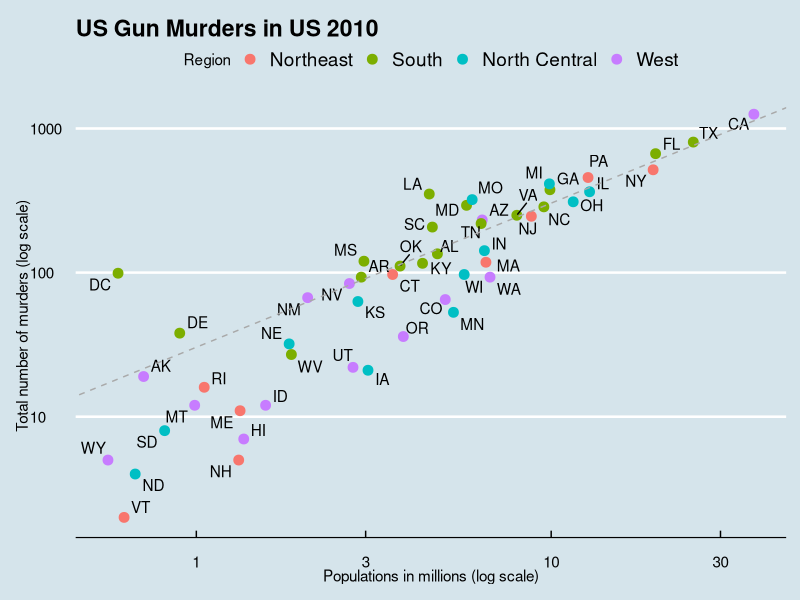
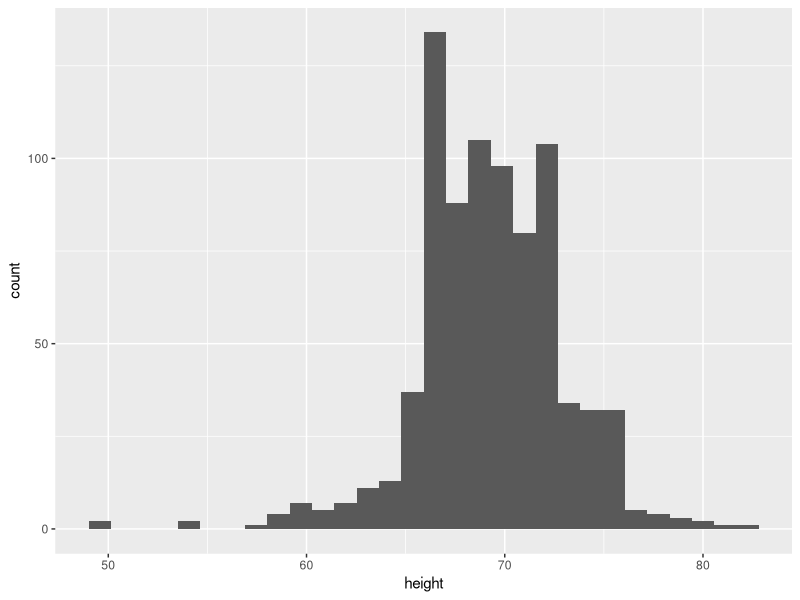
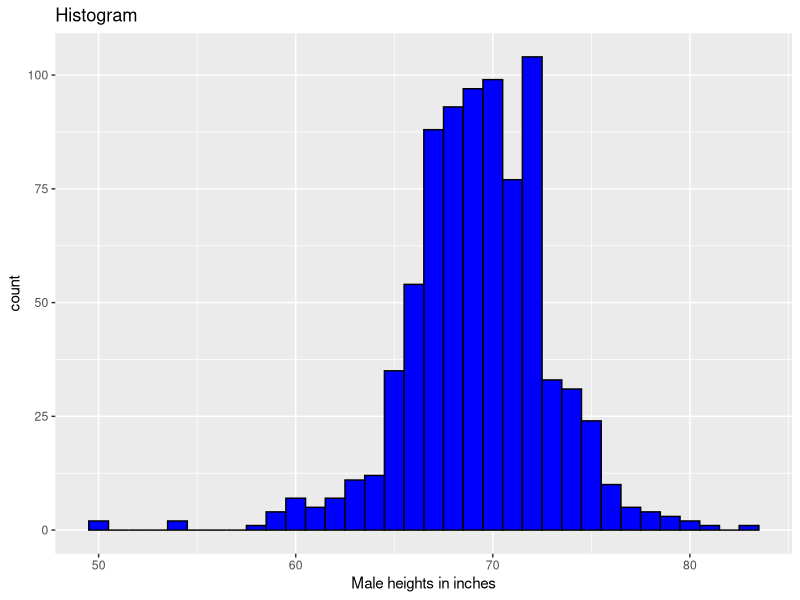
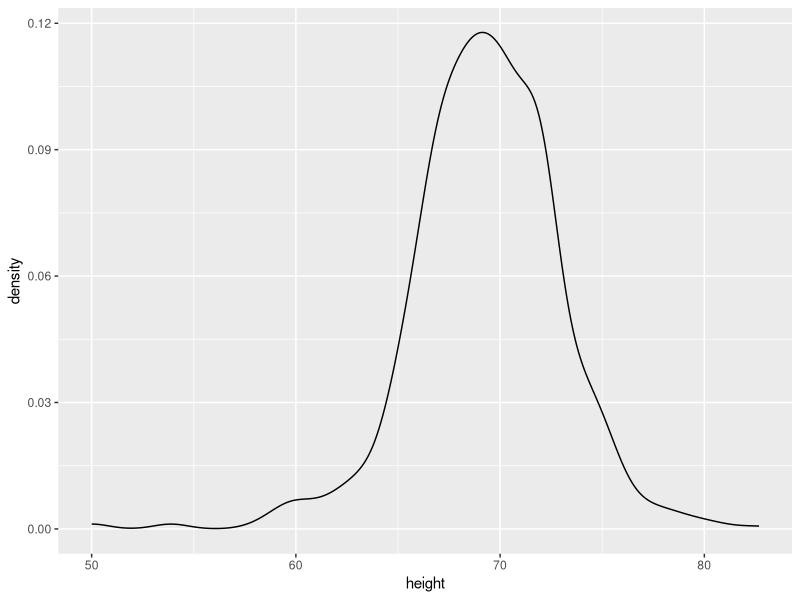
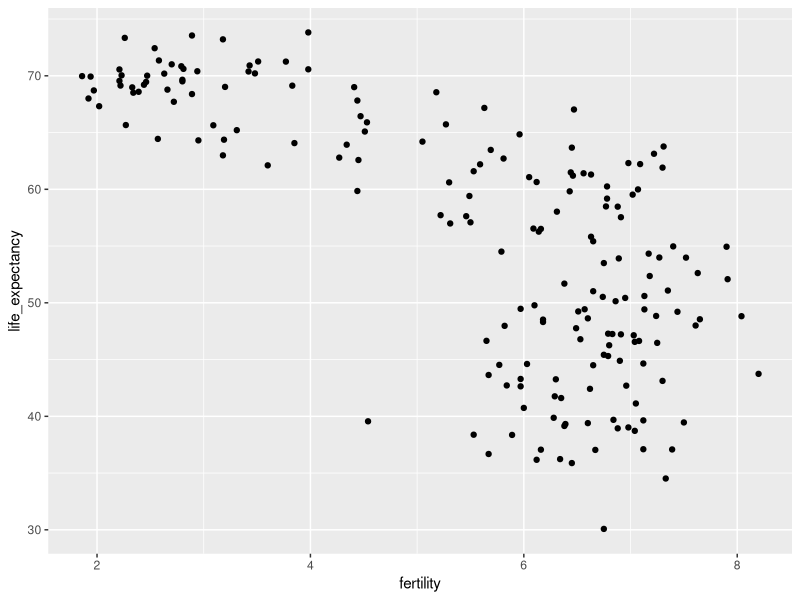
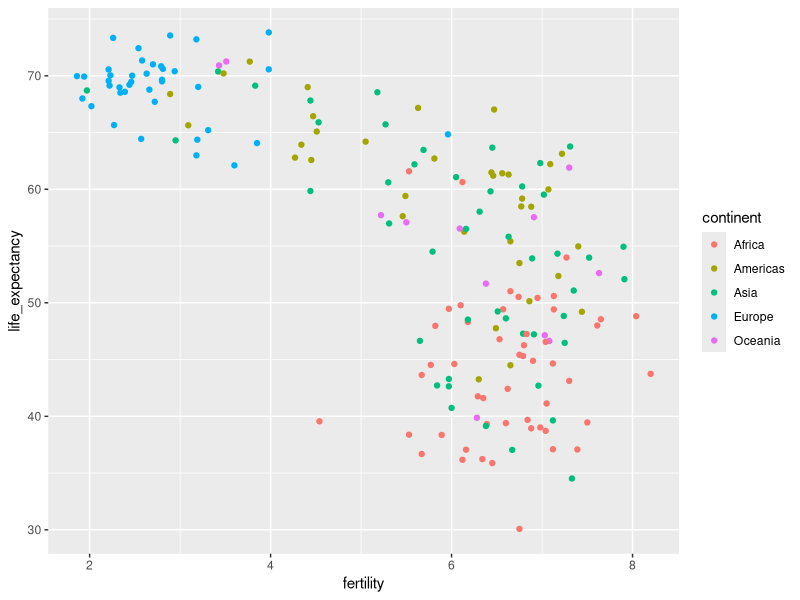
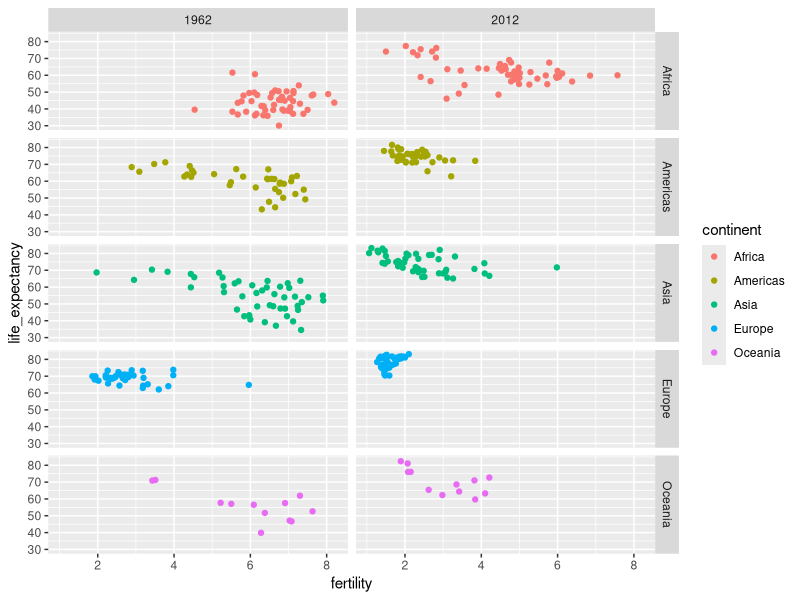
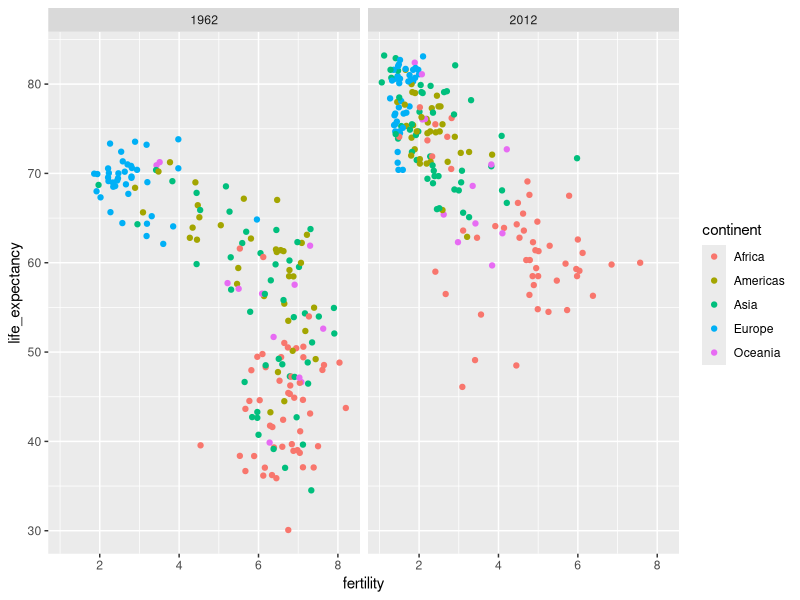

Source code (R) for these figures, in order:
#basics of ggplot2
library(tidyverse)
library(dslabs)
library(ggthemes)
library(ggrepel)
data(murders)


### first define the slope of the line
r <- murders |> summarize(rate = sum(total) / sum(population) * 10^6) |> pull(rate)

## now make the plot. 
murders |> ggplot(aes(x=population/10^6, y=total, label = abb)) + 
  geom_point(aes(col = region), size = 3) +
  geom_text_repel() + 
  scale_x_log10() + 
  scale_y_log10() + 
  xlab("Populations in millions (log scale)") +    
  ylab("Total number of murders (log scale)") +   
  ggtitle("US Gun Murders in US 2010") + 
  scale_color_discrete(name = "Region") + 
  geom_abline(intercept = log10(r), lty = 2, color = "darkgrey") +
  theme_economist()


# histogram
data(heights)

p <- heights |> filter(sex == "Male") 
p <- p |> ggplot(aes(x = height))
p + geom_histogram()
p + geom_histogram(binwidth = 1, fill = "blue", col = "black") + xlab("Male heights in inches") + ggtitle("Histogram")

#smooth density
p + geom_density()


# Summarizing Data with dplyr
library(tidyverse)
library(dslabs)
data("heights")
data("murders")

# filter males or females
males_df <- heights |> filter(sex == "Male")
females_df <- heights |> filter(sex == "Female")


# Add a new column named murder_rate
murders_with_murder_rate <- murders |> mutate(murder_rate = total / population*100000)


# compute average and standard deviation for males
s <- heights |> filter(sex == "Male") |> summarize(average = mean(height), standard_deviation = sd(height))
s

# access the components with the accessor dollar sign.
s$average
s$standard_deviation

#compute median, minimum, maximum
heights |> filter(sex == "Male") |> summarize(median = median(height), minimum = min(height), maximum = max(height))


# return vectors instead of data frames
us_murder_rate <- murders |> summarize(rate = sum(total) / sum(population)*100000)
us_murder_rate
class(us_murder_rate)

# alternative approaches
us_murder_rate <- murders |> summarize(rate = sum(total) / sum(population)*100000)
us_murder_rate |> pull(rate)
us_murder_rate |> pull()
us_murder_rate$rate

us_murder_rate <- murders |> summarize(rate = sum(total) / sum(population)*100000) |> pull(rate)
us_murder_rate

# we can use dplyr's %>% operator instead of |> to use .$ (dotplaceholder)

murders |> summarize(rate = sum(total) / sum(population)*100000) %>% .$rate



# groupby
heights |> group_by(sex)

# mean and standard deviaton
heights |> group_by(sex) |> 
  summarize(average = mean(height), standard_deviation = sd(height))

# median murder rate in the four regions of the country
murders <- murders |> mutate(murder_rate = total / population*100000)
murders |> group_by(region) |> summarize(median_rate = median(murder_rate))
murders |> group_by(region) |> summarize(median_rate = median(murder_rate))


# sorting data tables
# order by population
murders |> arrange(population) |> head()

#order by murder_rate
murders |> arrange(murder_rate) |> head()

# to make it descending instead of ascending
murders |> arrange(desc(murder_rate)) |> head()


# Nested sorting
murders |> arrange(region, murder_rate) |> head()

# top n rows based on a variable (returns without ordering)
murders |> arrange(desc(murder_rate)) |> head(n=10)
murders |> slice_max(order_by=murder_rate, n=10)

murders |> arrange(murder_rate) |> head(n=10) 
murders |> slice_min(order_by=murder_rate, n=10)






# case study
library(dslabs)
library(tidyverse)
data(gapminder)
head(gapminder)

# Compare Siri Lanka and T??rkiye
gapminder |> filter(year == 2015 & country %in% c("Sri Lanka", "Turkey")) |> select(country, infant_mortality)

# Let???s start with an older year, 1962.
gapminder |> filter(year == 1962) |> 
  ggplot(aes(x=fertility, y=life_expectancy)) + 
  geom_point()

# add colors for continents            
gapminder |> filter(year == 1962) |> 
  ggplot(aes(x=fertility, y=life_expectancy, color = continent)) + 
  geom_point()

# faceting
gapminder |> filter(year %in% c(1962, 2012)) |> 
  ggplot(aes(fertility, life_expectancy, color = continent)) + 
  geom_point() + 
  facet_grid(continent ~ year)

# We can ignore continents and facet only using year.
gapminder |> filter(year %in% c(1962, 2012)) |> 
  ggplot(aes(x= fertility, y= life_expectancy, color= continent)) + 
  geom_point() + 
  facet_grid(. ~ year)


# add more years to our plot.
# facet_grid
gapminder |> filter(year %in% c(1962, 1970, 1980, 1990, 2000, 2012)) |>
  ggplot(aes(x=fertility, y=life_expectancy, color = continent)) + 
  geom_point() + 
  facet_grid(.~year)

# facet_wrap
gapminder |> filter(year %in% c(1962, 1970, 1980, 1990, 2000, 2012)) |>
  ggplot(aes(x=fertility, y=life_expectancy, color = continent)) + 
  geom_point() + 
  facet_wrap(~year)


# time series plot
gapminder |> filter(country == "United States") |>
  ggplot(aes(x = year, y = fertility)) + geom_line()

# Compare two countries (South Korea and Germany) with a time series plot
countries <- c("South Korea", "Germany")
#fertility rate
gapminder |> filter(country %in% countries) |> 
  ggplot(aes(x=year, y=fertility, color = country)) + 
  geom_line()

#life expectancy
gapminder |> filter(country %in% countries) |> 
  ggplot(aes(x=year, y=life_expectancy, color = country)) + 
  geom_line()


# boxplots
# find GDP
gapminder <- gapminder |>
  mutate(dollars_per_day = gdp/population/365)
gapminder |> head()

# stack boxplots next to each other
past_year <- 1970
p <- gapminder |> filter(year == past_year & !is.na(gdp)) |>
  ggplot(aes(region, dollars_per_day))

p + geom_boxplot()

# make x axis labels readable
p + geom_boxplot() + theme(axis.text.x = element_text(angle = 90, hjust = 1))


# add colors
p <- gapminder |> filter(year == past_year & !is.na(gdp)) |>
  ggplot(aes(region, dollars_per_day, fill=continent))
p + geom_boxplot() + theme(axis.text.x = element_text(angle = 90, hjust = 1))

# reorder regions by median income levels
p <- gapminder |> filter(year == past_year & !is.na(gdp)) |>
  mutate(region = reorder(region, dollars_per_day, FUN = median)) |>
  ggplot(aes(region, dollars_per_day, fill = continent)) +
  geom_boxplot() + 
  theme(axis.text.x = element_text(angle = 60, hjust = 1)) + 
  xlab("")
p

# scale y axis
p + scale_y_continuous(trans = "log2")

# show the data
p + scale_y_continuous(trans = "log2") + geom_point(show.legend = FALSE)




# In order to compare two years, we need to make sure that the list of countries are the same in these two years.

country_list_1 <- gapminder |> filter(year == 1970 & !is.na(dollars_per_day)) |> pull(country)

country_list_2 <- gapminder |> filter(year == 2010 & !is.na(dollars_per_day)) |> pull(country)

country_list <- intersect(country_list_1, country_list_2)

p <- gapminder |> filter(year %in% c(1970, 2010) & country %in% country_list) |>
  mutate(region = reorder(region, dollars_per_day, FUN = median)) |>
  ggplot() + 
  theme(axis.text.x = element_text(angle = 90, hjust = 1)) + xlab(" ") + scale_y_continuous(trans = "log2")

p + geom_boxplot(aes(region, dollars_per_day, fill = continent)) + 
  facet_grid(year~.)

# ease comparisons

p <- gapminder |> filter(year %in% c(1970, 2010) & country %in% country_list) |>
  mutate(region = reorder(region, dollars_per_day, FUN = median)) |>
  ggplot() + 
  theme(axis.text.x = element_text(angle = 90, hjust = 1)) + 
  xlab(" ") + 
  scale_y_continuous(trans = "log2")

p + geom_boxplot(aes(region, dollars_per_day, fill = factor(year))) 
